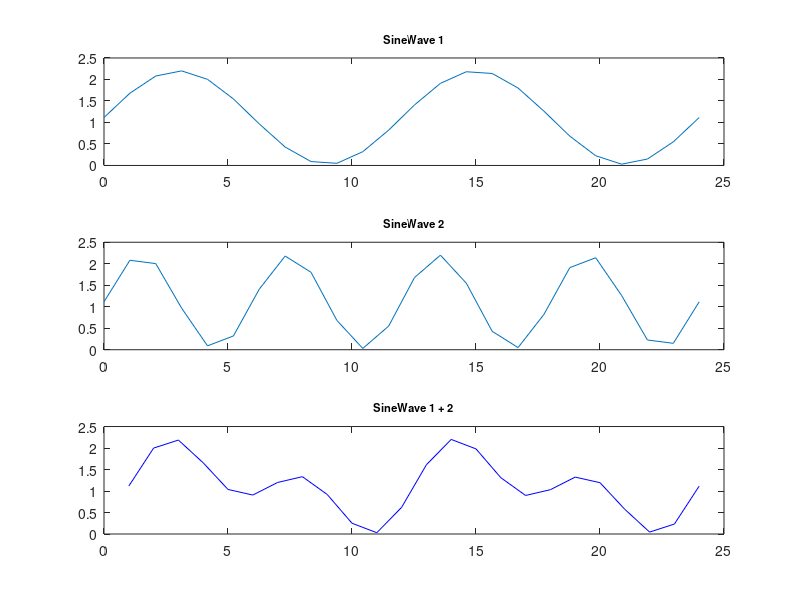

This figure's MATLAB source:
%% Sine Wave 1 + Sine Wave 2 => Sum of S1 + S2
%% intro
clc;
close all;
clear;
workspace;
format short g;
format compact;
fontSize=8
markerSize=6;
filmArray={}

%%
%number of samples
numSamples=24;
t=linspace(0,24, numSamples);
        
% Frequency1
Frequency1=2;
y1=sin(2*pi*Frequency1*t);
normalizeY1=rescale(y1, 0.03, 2.2);
subplot(3,1,1);
plot(t,normalizeY1);
%grid on;
title('SineWave 1', 'FontSize', fontSize);

% Frequency2
Frequency2=4;
y2=sin(2*pi*Frequency2*t);
normalizeY2=rescale(y2,0.03,2.2);
subplot(3,1,2);
plot(t,normalizeY2);
%grid on;
title('SineWave 2', 'FontSize', fontSize);

% sum of all frequencies
all2y=(y1+y2);
normalizeSignal=rescale(all2y,0.03,2.2);
ns=normalizeSignal
subplot(3,1,3);
plot(ns,'b-');
%grid on;
title('SineWave 1 + 2', 'FontSize', fontSize)
%savefig("Fig_SineWave_1hz_2Hz.fig")

filmArray=[ns]
loop=repmat(filmArray, 1, 6)

%dOut=loop;
csvwrite('SineWaves_Sum_S2_and_S4_loop.csv',loop);